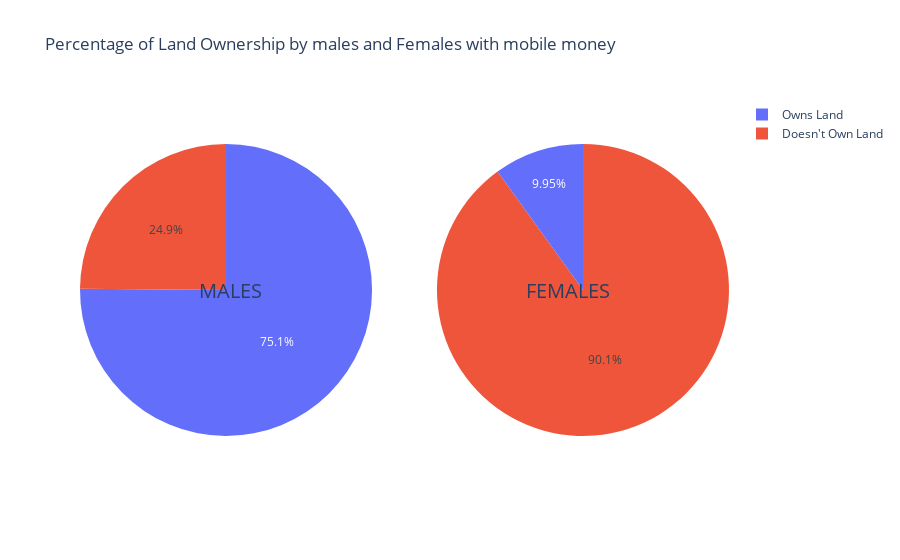

This figure's notebook cell:
### Code cell
import plotly.graph_objects as go
from plotly.subplots import make_subplots

labels = ["Owns Land","Doesn't Own Land"]

# Create subplots: use 'domain' type for Pie subplot
fig = make_subplots(rows=1, cols=2, specs=[[{'type':'domain'}, {'type':'domain'}]])
fig.add_trace(go.Pie(labels=labels, values=[1495, 495], name="MALES"),
              1, 1)
fig.add_trace(go.Pie(labels=labels, values=[199, 1802], name="FEMALES"),
              1, 2)

# Use `hole` to create a donut-like pie chart
fig.update_traces(hole=0, hoverinfo="label+percent+name")

fig.update_layout(
    title_text="Percentage of Land Ownership by males and Females with mobile money",
    # Add annotations in the center of the donut pies.
    annotations=[dict(text='MALES', x=0.18, y=0.5, font_size=20, showarrow=False),
                 dict(text='FEMALES', x=0.82, y=0.5, font_size=20, showarrow=False)])
fig.show()
fig.write_image('figure.png')

### Figure 1 — Plotly figure (JSON) as saved in the notebook; plotly's stock layout.template omitted (floating-point values rounded to 4 significant figures)
{"data": [{"domain": {"x": [0, 0.45], "y": [0, 1]}, "hole": 0, "hoverinfo": "label+percent+name", "labels": ["Owns Land", "Doesn't Own Land"], "name": "MALES", "type": "pie", "values": [1495, 495]}, {"domain": {"x": [0.55, 1], "y": [0, 1]}, "hole": 0, "hoverinfo": "label+percent+name", "labels": ["Owns Land", "Doesn't Own Land"], "name": "FEMALES", "type": "pie", "values": [199, 1802]}], "layout": {"annotations": [{"font": {"size": 20}, "showarrow": false, "text": "MALES", "x": 0.18, "y": 0.5}, {"font": {"size": 20}, "showarrow": false, "text": "FEMALES", "x": 0.82, "y": 0.5}], "title": {"text": "Percentage of Land Ownership by males and Females with mobile money"}}}
